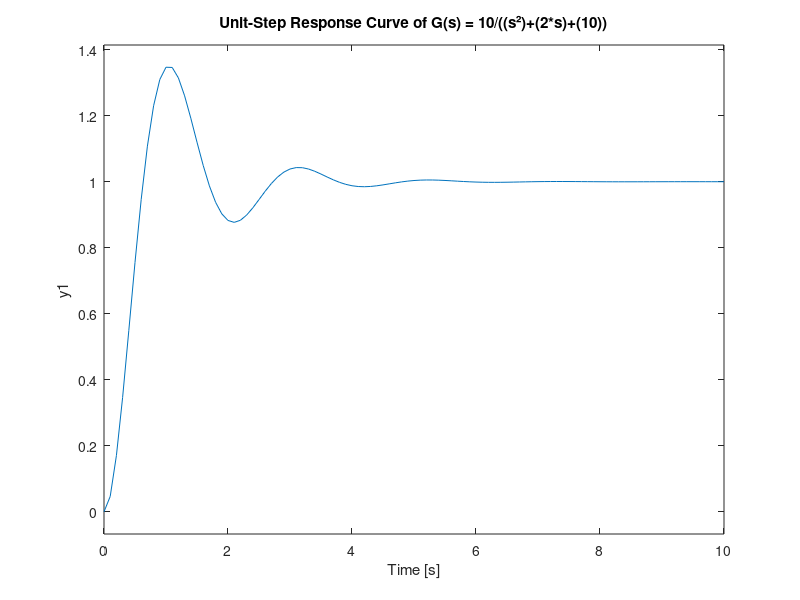

Reproduce this figure in MATLAB.
# Fazer analiticamente e computacionalmente
pkg load control;
#s = tf('s') #modelo para função de transferência
#f = 10/((s²)+(2*s)+(10)) #função de transferência
num = [10]
den = [1 2 10]
f = tf(num, den)
t = 0:0.1:10;
step(f,t);
grid
title('Unit-Step Response Curve of G(s) = 10/((s²)+(2*s)+(10))');